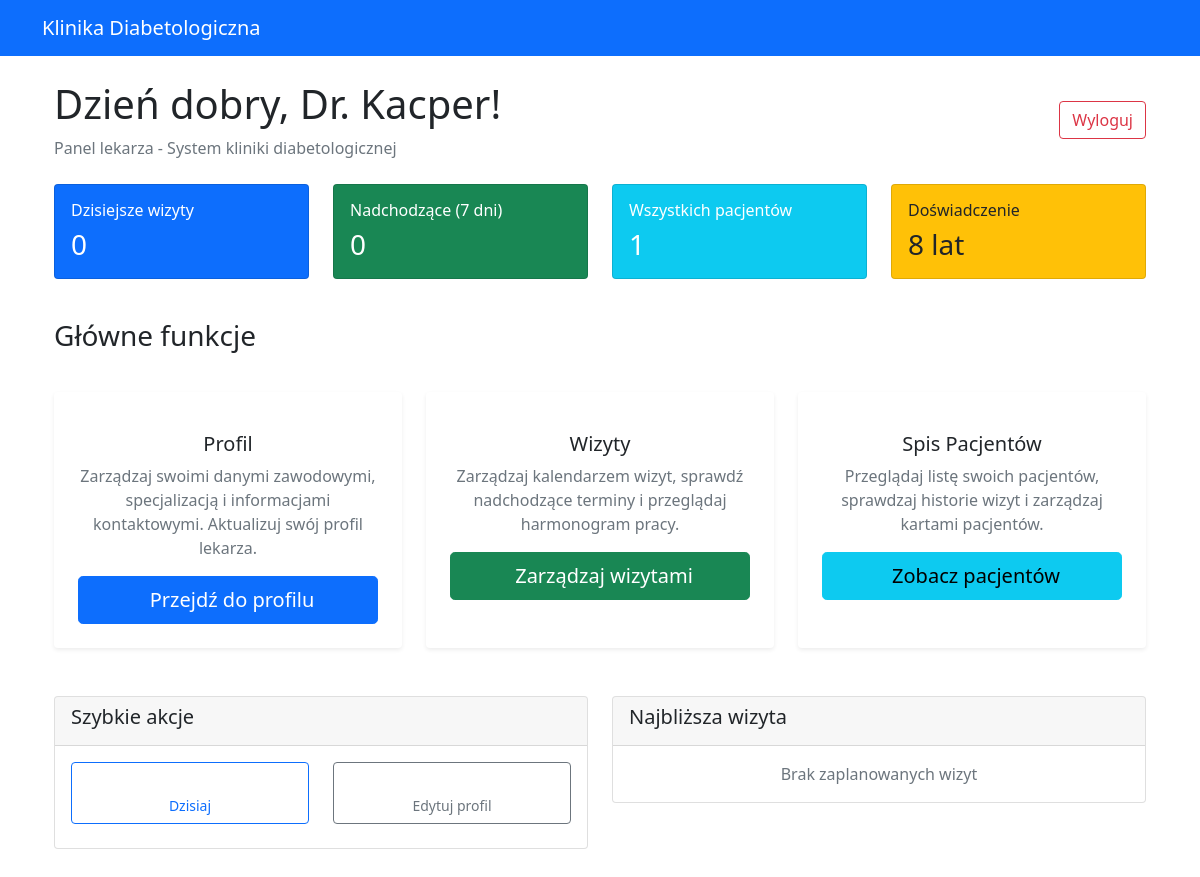
Before: /doctors/dashboard/ (signed in) with the older database file.
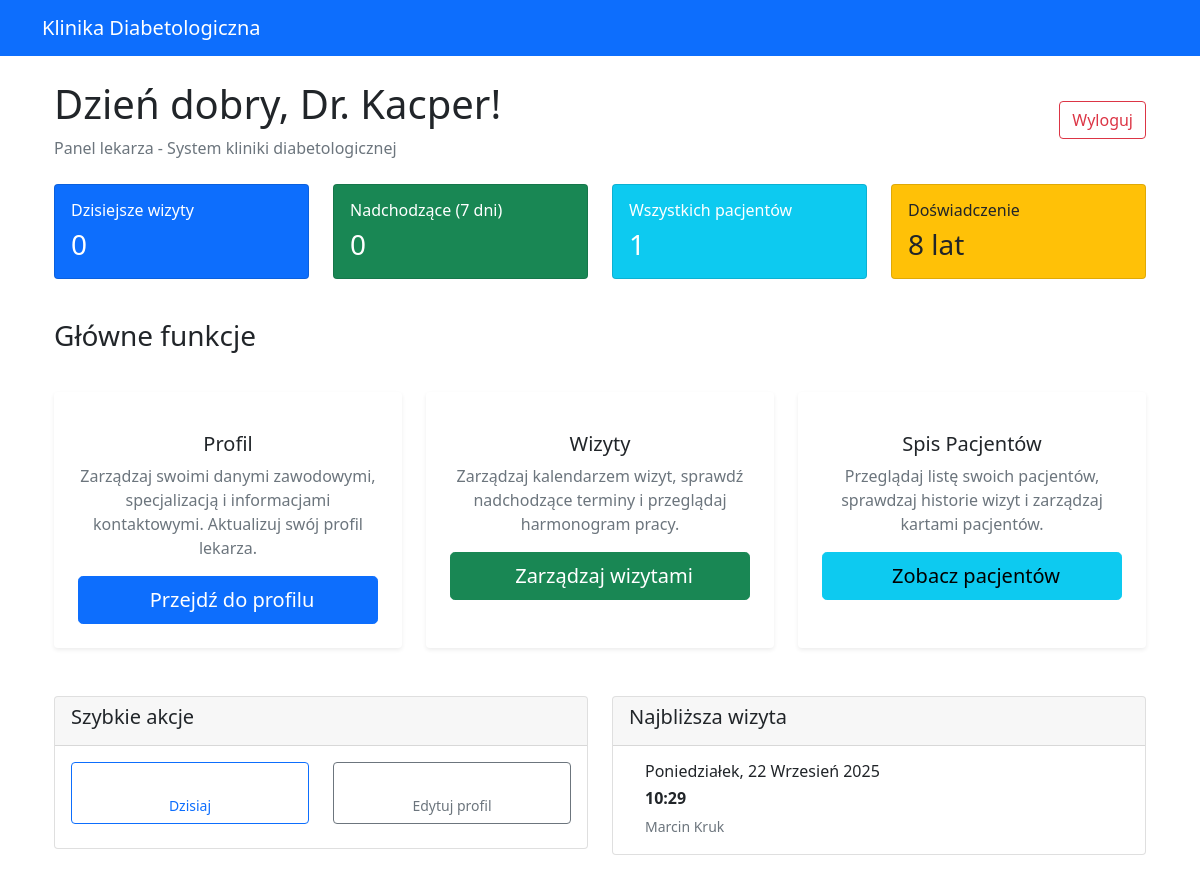
After: the same page with the newer database file.
### appointments/models.py (models this page shows, shortened)
class Appointment(models.Model):
    STATUS_CHOICES = [
        ('scheduled', 'Zaplanowana'),
        ('completed', 'Zakończona'),
        ('cancelled', 'Anulowana'),
        ('no_show', 'Niestawiennictwo'),
    ]
    patient = models.ForeignKey(Patient, on_delete=models.CASCADE, related_name='appointments')
    doctor = models.ForeignKey(Doctor, on_delete=models.CASCADE, related_name='appointments')
    appointment_date = models.DateTimeField()
    status = models.CharField(max_length=15, choices=STATUS_CHOICES, default='scheduled')
    reason = models.CharField(max_length=200, help_text="Powód wizyty")
    notes = models.TextField(blank=True, help_text="Notatki z wizyty")
    duration_minutes = models.PositiveIntegerField(default=30)
    created_at = models.DateTimeField(auto_now_add=True)
    updated_at = models.DateTimeField(auto_now=True)
    class Meta:
        ordering = ['-appointment_date']
        verbose_name = "Wizyta"
        verbose_name_plural = "Wizyty"

### patients/models.py (models this page shows, shortened)
class Patient(models.Model):
    user = models.OneToOneField(settings.AUTH_USER_MODEL, on_delete=models.CASCADE, related_name='patient_profile')
    date_of_birth = models.DateField()
    pesel = models.CharField(max_length=11, unique=True)
    address = models.TextField()
    emergency_contact_name = models.CharField(max_length=100)
    emergency_contact_phone = models.CharField(max_length=15)
    diabetes_type = models.CharField(
        max_length=15,
        choices=[
            ('type1', 'Cukrzyca typu 1'),
            ('type2', 'Cukrzyca typu 2'),
            ('gestational', 'Cukrzyca ciążowa'),
        ]
    )
    diagnosis_date = models.DateField()
    current_medications = models.TextField(blank=True)
    allergies = models.TextField(blank=True)
    last_cancellation_time = models.DateTimeField(null=True, blank=True, help_text="Czas ostatniego anulowania wizyty")
    created_at = models.DateTimeField(auto_now_add=True)
    updated_at = models.DateTimeField(auto_now=True)
    class Meta:
        verbose_name = "Pacjent"
        verbose_name_plural = "Pacjenci"

### authentication/models.py (models this page shows, shortened)
class User(AbstractUser):
    USER_TYPE_CHOICES = (
        ('patient', 'Pacjent'),
        ('doctor', 'Lekarz'),
    )
    user_type = models.CharField(
        max_length=10,
        choices=USER_TYPE_CHOICES,
        default='patient'
    )
    phone_number = models.CharField(max_length=15, blank=True)
    def is_doctor(self):
        return self.user_type == 'doctor'

### doctors/views.py (the view)
# urls.py: path('dashboard/', views.dashboard, name='dashboard'),
@login_required
def dashboard(request):
    if not request.user.is_doctor():
        return redirect('authentication:login')
    doctor = request.user.doctor_profile
    from appointments.models import Appointment
    today_appointments = Appointment.objects.filter(
        doctor=doctor,
        status='scheduled',
        appointment_date__date=timezone.now().date()
    ).count()
    next_week = timezone.now() + timezone.timedelta(days=7)
    upcoming_appointments = Appointment.objects.filter(
        doctor=doctor,
        status='scheduled',
        appointment_date__gte=timezone.now(),
        appointment_date__lte=next_week
    ).count()
    total_patients = Appointment.objects.filter(
        doctor=doctor
    ).values('patient').distinct().count()
    next_appointment = Appointment.objects.filter(
        doctor=doctor,
        status='scheduled',
        appointment_date__gte=timezone.now()
    ).order_by('appointment_date').first()
    context = {
        'doctor': doctor,
        'today_appointments': today_appointments,
        'upcoming_appointments': upcoming_appointments,
        'total_patients': total_patients,
        'next_appointment': next_appointment,
    }
    return render(request, 'doctors/dashboard.html', context)

### doctors/templates/doctors/dashboard.html (shortened to what the changed rows need)
{% extends 'authentication/base.html' %}
{% block content %}
<div class="container-fluid">
    <div class="row mb-4">
        <div class="col-12">
            <div class="d-flex justify-content-between align-items-center">
                <div>
                    <h1 class="display-6 mb-2">Dzień dobry, Dr. {{ user.first_name }}!</h1>
                </div>
            </div>
        </div>
    </div>
    <div class="row mb-4">
        <div class="col-lg-6 mb-3">
            <div class="card">
                <div class="card-body">
                    {% if next_appointment %}
                        <div class="d-flex align-items-center">
                            <div>
                                <h6 class="mb-1">{{ next_appointment.appointment_date|date:"l, j F Y" }}</h6>
                                <p class="mb-1"><strong>{{ next_appointment.appointment_date|time:"H:i" }}</strong></p>
                                <small class="text-muted">{{ next_appointment.patient.user.first_name }} {{ next_appointment.patient.user.last_name }}</small>
                            </div>
                        </div>
                    {% else %}
                        <div class="text-center text-muted">
                            <p class="mb-0">Brak zaplanowanych wizyt</p>
                        </div>
                    {% endif %}
                </div>
            </div>
        </div>
    </div>
</div>
{% endblock %}

Changed rows visible on the page:
added Appointment: appointment_date "Poniedziałek, 22 Wrzesień 2025", appointment_date "10:29", patient.user.first_name "Marcin", patient.user.last_name "Kruk"
Other visible differences:
text no longer shown: "Brak zaplanowanych wizyt"
